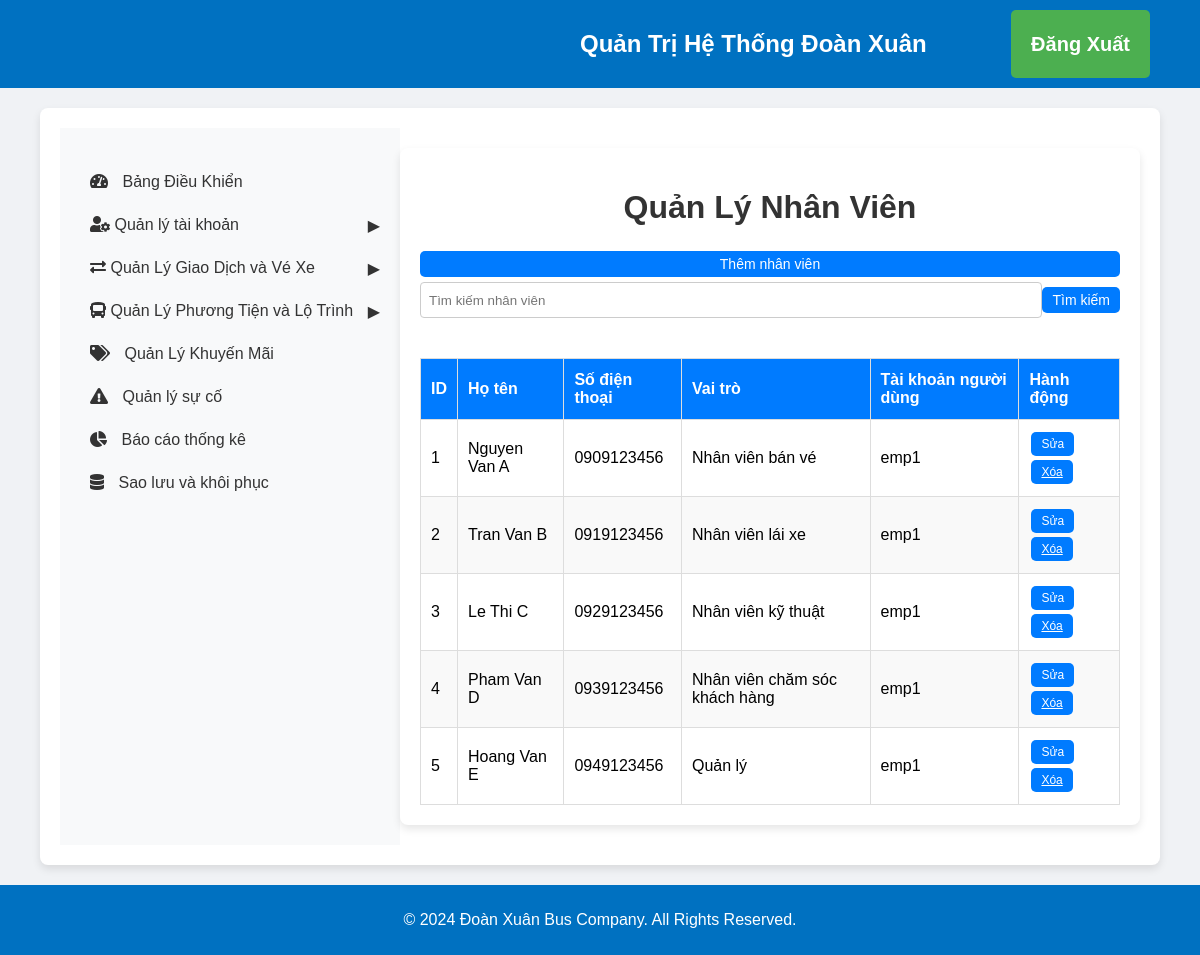
/admin/employees.php (signed in), run on the app's committed database.
### tables this page shows
CREATE TABLE `nhanvien` (
  `NhanVienID` int(11) NOT NULL,
  `MaNhanVien` int(11) NOT NULL,
  `HoTen` varchar(100) DEFAULT NULL,
  `SoDienThoai` varchar(20) DEFAULT NULL,
  `VaiTro` varchar(50) DEFAULT NULL,
  `NguoiDungID` int(11) DEFAULT NULL,
  PRIMARY KEY (`NhanVienID`),
  KEY `NguoiDungID` (`NguoiDungID`)
);

CREATE TABLE `nguoidung` (
  `NguoiDungID` int(11) NOT NULL AUTO_INCREMENT,
  `TenDangNhap` varchar(50) DEFAULT NULL,
  `MatKhau` varchar(50) DEFAULT NULL,
  `Email` varchar(100) DEFAULT NULL,
  `QuyenHanID` int(11) DEFAULT NULL,
  PRIMARY KEY (`NguoiDungID`),
  KEY `QuyenHanID` (`QuyenHanID`),
  CONSTRAINT `nguoidung_ibfk_1` FOREIGN KEY (`QuyenHanID`) REFERENCES `quyenhan` (`QuyenHanID`)
);

### admin/employees.php (the view, shortened to what this page needs)
<link rel="stylesheet" href="css_admin/admin_styles.css">
<?php
require '../config.php';
require 'includes_admin/admin_header.php';
require 'includes_admin/admin_sidebar.php';
$searchQuery = "";
if (isset($_POST['search'])) {
    $searchQuery = $_POST['searchQuery'];
    $sql = "SELECT * FROM NhanVien WHERE HoTen LIKE ?";
    $stmt = $conn->prepare($sql);
    $searchTerm = "%" . $searchQuery . "%";
    $stmt->bind_param('s', $searchTerm);
} else {
    $sql = "SELECT * FROM NhanVien";
    $stmt = $conn->prepare($sql);
}
$stmt->execute();
$result = $stmt->get_result();
$sqlNguoiDung = "SELECT * FROM NguoiDung";
$resultNguoiDung = $conn->query($sqlNguoiDung);
$nguoiDungOptions = [];
while ($row = $resultNguoiDung->fetch_assoc()) {
    $nguoiDungOptions[] = $row;
}
?>
<div class="main-content container mt-4">
    <h1>Quản Lý Nhân Viên</h1>
    <button id="showAddEmployeeForm" class="custom-button">Thêm nhân viên</button>
    <form method="POST" action="employees.php" class="form-inline">
        <input type="text" name="searchQuery" placeholder="Tìm kiếm nhân viên" class="form-control" value="<?= $searchQuery ?>">
        <button type="submit" name="search" class="custom-button">Tìm kiếm</button>
    </form>
    <table class="custom-table">
        <thead>
            <tr>
                <th>ID</th>
                <th>Họ tên</th>
                <th>Số điện thoại</th>
                <th>Vai trò</th>
                <th>Tài khoản người dùng</th>
                <th>Hành động</th>
            </tr>
        </thead>
        <tbody>
            <?php while ($row = $result->fetch_assoc()): ?>
            <tr data-id="<?= $row['NhanVienID'] ?>">
                <td><?= $row['NhanVienID'] ?></td>
                <td class="editable" data-field="HoTen"><?= $row['HoTen'] ?></td>
                <td class="editable" data-field="SoDienThoai"><?= $row['SoDienThoai'] ?></td>
                <td class="editable" data-field="VaiTro"><?= $row['VaiTro'] ?></td>
                <td class="editable" data-field="NguoiDungID"><?= $nguoiDungOptions[array_search($row['NguoiDungID'], array_column($nguoiDungOptions, 'NguoiDungID'))]['TenDangNhap'] ?></td>
                <td>
                    <button class="edit-button small-button custom-button">Sửa</button>
                    <a href="employees.php?delete=<?= $row['NhanVienID'] ?>" onclick="return confirm('Bạn có chắc chắn muốn xóa?')" class="small-button custom-button">Xóa</a>
                </td>
            </tr>
            <?php endwhile; ?>
        </tbody>
    </table>
</div>
<?php
require 'includes_admin/admin_footer.php';
?>

### admin/css_admin/admin_styles.css (style rules this page uses)
body { font-family: Arial, sans-serif; margin: 0; padding: 0; }
.container { display: flex; flex: 1; margin-right: 0px; margin-left: 0px; width: 1500px; }
table { width: 100%; border-collapse: collapse; }
table, th, td { border: 1px solid #ddd; padding: 8px; }
table th { background-color: #f2f2f2; }
.main-content { flex: 1; margin-left: 10px; background-color: #fff; display: flex; flex-direction: column; width: 2000px; }
body { font-family: 'Arial', sans-serif; }

### admin/employees.php (style rules this page uses)
body { font-family: 'Arial', sans-serif; background-color: #f0f2f5; margin: 0; padding: 0; }
.container { width: 90%; max-width: 1400px; margin: 20px auto; padding: 20px; background-color: #ffffff; border-radius: 8px; box-shadow: 0 4px 8px rgba(0, 0, 0, 0.1); }
h1 { text-align: center; color: #333; margin-bottom: 20px; }
.custom-button { background-color: #007bff; color: #fff; border: none; padding: 5px 10px; cursor: pointer; border-radius: 5px; text-align: center; display: inline-block; margin: 5px 0; transition: background-color 0.3s, transform 0.3s; font-size: 14px; }
.form-inline { display: flex; justify-content: center; margin-bottom: 20px; }
.form-inline input[type="text"] { flex: 1; padding: 8px; border: 1px solid #ccc; border-radius: 4px; box-sizing: border-box; transition: border-color 0.3s; }
.custom-table { width: 100%; border-collapse: collapse; margin-top: 20px; }
.custom-table th, .custom-table td { border: 1px solid #ddd; padding: 10px; text-align: left; transition: background-color 0.3s; }
.custom-table th { background-color: #f4f4f4; color: #333; }
.custom-table tr:nth-child(even) { background-color: #f9f9f9; }
.custom-table th { padding-top: 12px; padding-bottom: 12px; background-color: #007bff; color: white; }
.small-button { padding: 5px 10px; font-size: 12px; margin: 2px; }

### data on the page
nhanvien: NhanVienID "1", HoTen "Nguyen Van A", SoDienThoai "0909123456", VaiTro "Nhân viên bán vé", NguoiDungID.TenDangNhap "emp1"
nhanvien: NhanVienID "2", HoTen "Tran Van B", SoDienThoai "0919123456", VaiTro "Nhân viên lái xe", NguoiDungID.TenDangNhap "emp1"
nhanvien: NhanVienID "3", HoTen "Le Thi C", SoDienThoai "0929123456", VaiTro "Nhân viên kỹ thuật", NguoiDungID.TenDangNhap "emp1"
nhanvien: NhanVienID "4", HoTen "Pham Van D", SoDienThoai "0939123456", VaiTro "Nhân viên chăm sóc khách hàng", NguoiDungID.TenDangNhap "emp1"
nhanvien: NhanVienID "5", HoTen "Hoang Van E", SoDienThoai "0949123456", VaiTro "Quản lý", NguoiDungID.TenDangNhap "emp1"
